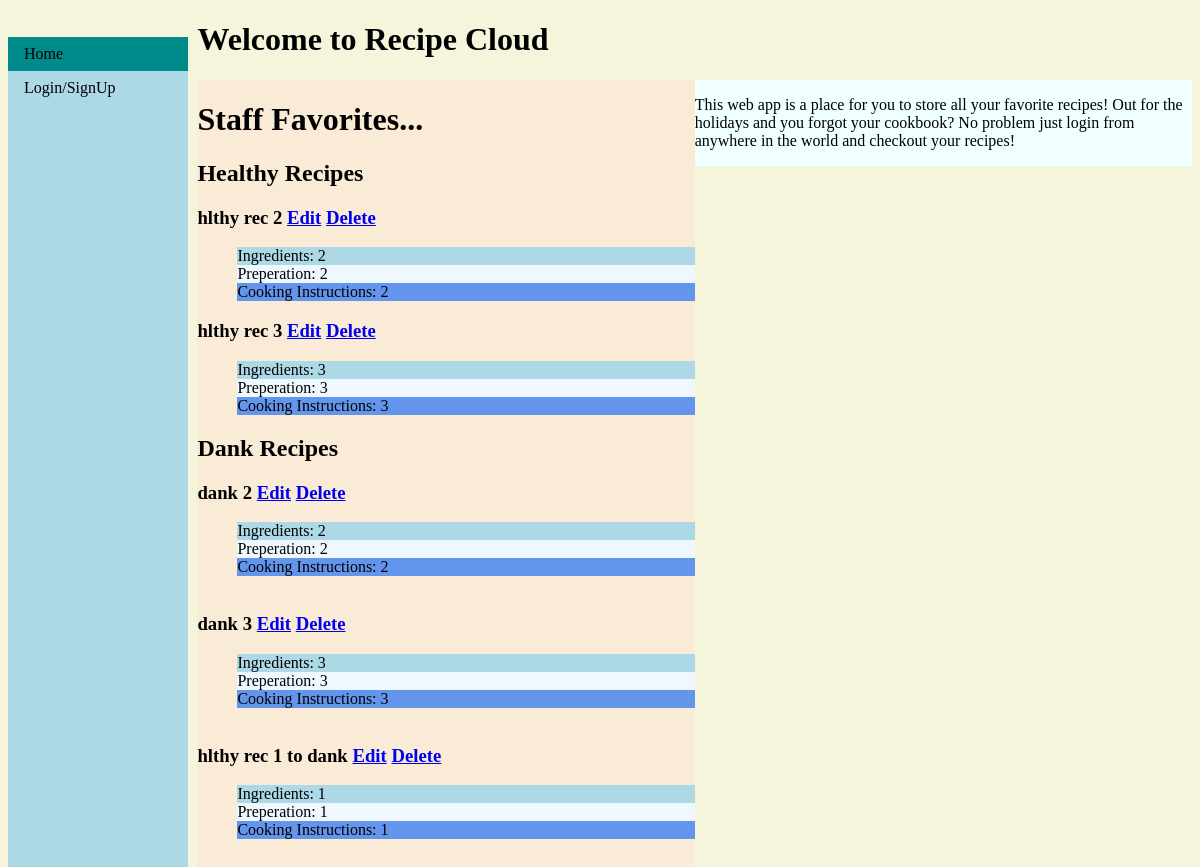
Before: / with the older database file.
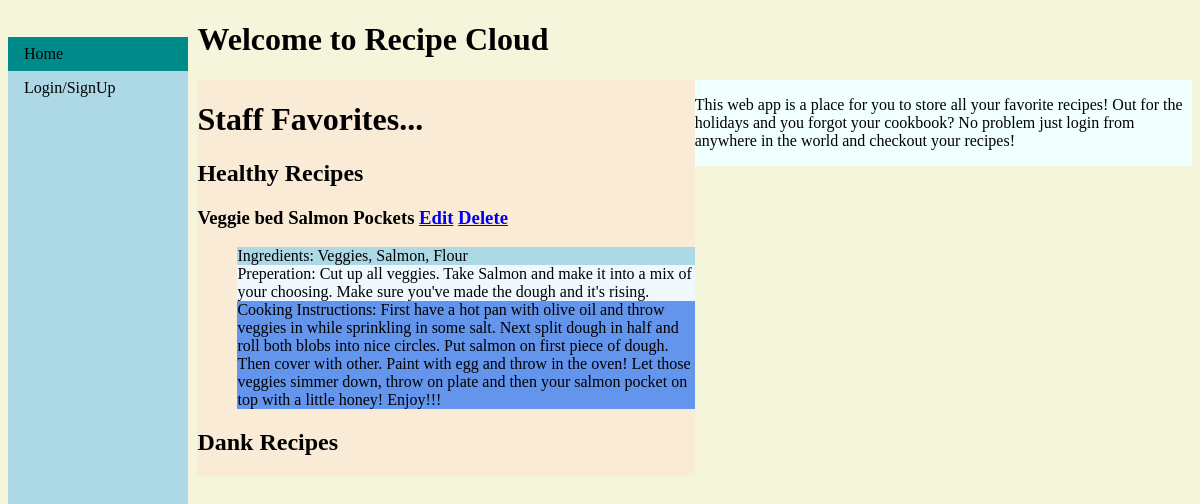
After: the same page with the newer database file.
### app.py (models this page shows)
class HlthyRec(db.Model):
    id =            db.Column(db.Integer, primary_key=True)
    name        =   db.Column(db.String(100))
    ingredients =   db.Column(db.String(1000))
    preperation =   db.Column(db.String(10000))
    cooking     =   db.Column(db.String(10000))
    userId      =   db.Column(db.Integer, db.ForeignKey('user.id'))

class DankRec(db.Model):
    id          = db.Column(db.Integer, primary_key=True)
    name        = db.Column(db.String(100))
    ingredients = db.Column(db.String(1000))
    preperation = db.Column(db.String(10000))
    cooking     = db.Column(db.String(1000))
    userId      = db.Column(db.Integer, db.ForeignKey('user.id'))

### app.py (the view)
@app.route('/')
def home():
    hlthyRecs = HlthyRec.query.filter_by(userId=1)
    dankRecs = DankRec.query.filter_by(userId=1)
    return render_template('home.html', hlthyRecs=hlthyRecs, dankRecs=dankRecs,
                           username="Staff")

### templates/home.html (shortened to what this page needs)
<!DOCTYPE html>
<html lang="en">
<head>
</head>
<body>
    {% extends "base.html" %}
    {% block content %}
    <div class="main">
        <h1>Welcome to  Recipe Cloud</h1>
        <div id="left">
            <h1>Staff Favorites...</h1>
            <h2>Healthy Recipes</h2>
            {% if hlthyRecs %}
                {% for item in hlthyRecs %}
                    <h3>{{item.name}} <a href="/edithlthy/{{item.id}}">Edit</a> <a href="/hlthydelete/{{item.id}}">Delete</a> </h3>
                    <ul>
                        <li class="ingredients">Ingredients: {{item.ingredients}}</li>
                        <li class="preperation">Preperation: {{item.preperation}}</li>
                        <li class="cooking">Cooking Instructions: {{item.cooking}}</li>
                    </ul>
                {% endfor %}
            {% endif %}
            <h2>Dank Recipes</h2>
            {% if dankRecs %}
                {% for item in dankRecs %}
                    <h3>{{item.name}} <a href="/editdank/{{item.id}}">Edit</a> <a href="/dankdelete/{{item.id}}">Delete</a> </h3>
                    <ul>
                        <li class="ingredients">Ingredients: {{item.ingredients}}</li>
                        <li class="preperation">Preperation: {{item.preperation}}</li>
                        <li class="cooking">Cooking Instructions: {{item.cooking}}</li>
                        <li><img src="" id="imageupload"> </li>
                    </ul>
                {% endfor %}
            {% endif %}
        </div>
        <div id="right">
            <p>This web app is a place for you to store all your
            favorite recipes! Out for the holidays and you forgot
            your cookbook? No problem just login from anywhere in the
            world and checkout your recipes!</p>
        </div>
    </div>
    {% endblock %}

### templates/base.html (shortened to what this page needs)
<!DOCTYPE html>
<html lang="en">
<head>
    <link rel="stylesheet" href="{{ url_for('static', filename='styles/main.css') }}">
</head>
<body>
    <nav>
        <ul>
            <li><a href="/">Home</a></li>
            <li id="login"><a href="/login">Login/SignUp</a></li>
        </ul>
    </nav>
    {% block content %}{% endblock %}
</body>
</html>

### static/styles/main.css (style rules this page uses)
body { background-color: beige; }
nav ul { list-style: none; width: 15%; background-color: lightblue; padding: 0; height: 100%; position: fixed; }
ul { list-style: none; }
.active { background-color: darkcyan; }
nav ul li a { display: block; color: #000; text-decoration: none; padding:8px 16px; }
div.main { position: inherit; width: 84%; margin-left: 16%; }
#left { width: 50%; word-break: keep-all; float: left; background-color: antiquewhite; }
#right { float: left; width: 50%; background-color: azure; height: 100%; word-break: keep-all; }
li.ingredients { background-color: lightblue; }
li.preperation { background-color: aliceblue; }
li.cooking { background-color: cornflowerblue; }

Changed rows visible on the page:
no longer on this page (row edited): HlthyRec: name "hlthy rec 2", ingredients "2", preperation "2", cooking "2"
removed HlthyRec: name "hlthy rec 3", ingredients "3", preperation "3", cooking "3"
removed DankRec: name "dank 2", ingredients "2", preperation "2", cooking "2"
removed DankRec: name "dank 3", ingredients "3", preperation "3", cooking "3"
removed DankRec: name "hlthy rec 1 to dank", ingredients "1", preperation "1", cooking "1"
added HlthyRec: name "Veggie bed Salmon Pockets", ingredients "Veggies, Salmon, Flour", preperation "Cut up all veggies. Take Salmon and make it into a mix of your choosing. Make sure you've made the dough and it's rising.", cooking "First have a hot pan with olive oil and throw veggies in while sprinkling in some salt. Next split dough in half and roll both blobs into nice circles. Put salmon on first piece of dough. Then cover with other. Paint with egg and throw in the oven! Let those veggies simmer down, throw on plate and then your salmon pocket on top with a little honey! Enjoy!!!"
